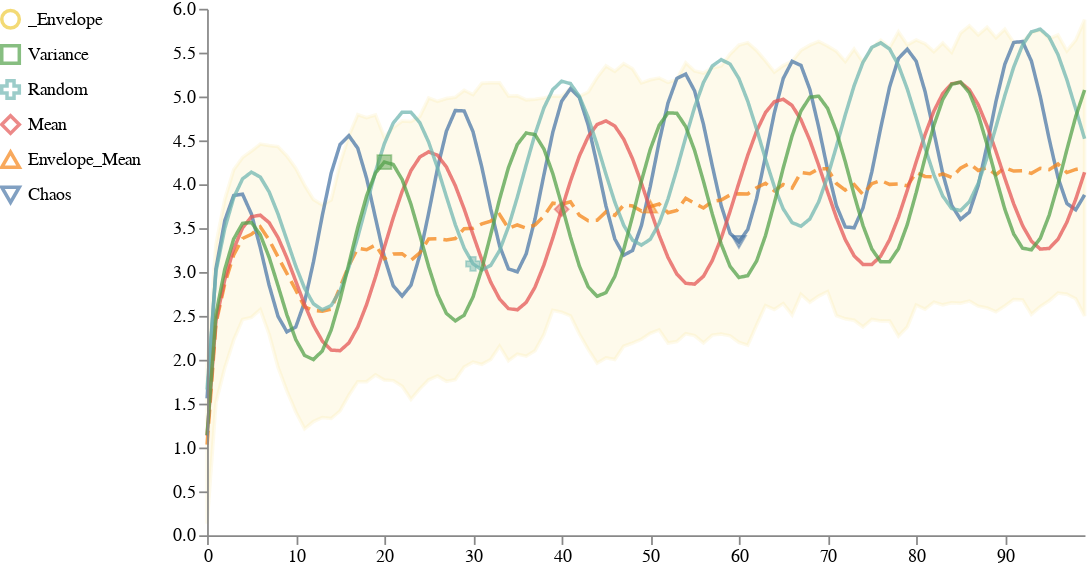
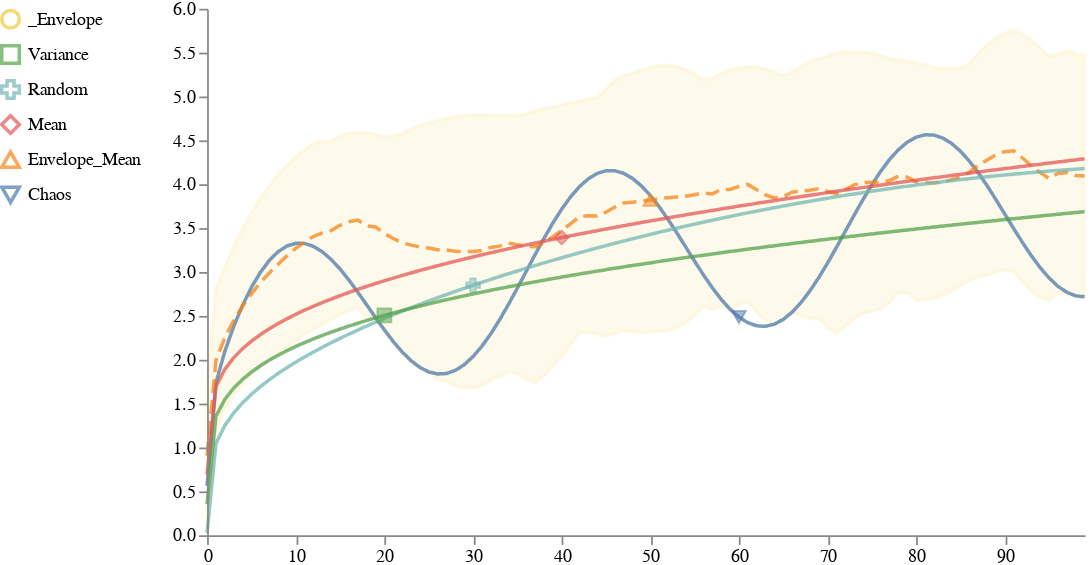

The code cell stored with these charts, in order, in its notebook:
### Code cell
name = "Freq_Change" #All_Changes
timepoint_list = []
sine_list = []
sample_list = []


def save_result(data, name, ref_ext):
    """Save new reference files"""
    _output_root = 'output'
    mode = "w" if ref_ext == "svg" else "wb"
    with open(os.path.join(_output_root, f"{name}.{ref_ext}"), mode) as f:
        f.write(data)
kmean = True
run_functions =   [name] #["Straight", "Amp_Change", "Freq_Change", "Phase_Change"]# #, [name]
n_cluster = 2
# create sine fucntions
def return_sine_function_3(function_name):
        if function_name == "Straight":
                a, b, c, d = 0, 0, 0, random.uniform(0, 2)
                a2, b2, c2, d2 = 0, 0, 0, 1
        if function_name == "Amp_Change":
                a, b, c, d = 1*random.uniform(0, 2), .25, 2*np.pi, random.uniform(0, 2)
                a2, b2, c2, d2 = 1, .25, 2*np.pi, 1
        if function_name == "Freq_Change":
                a, b, c, d = 1, .25*random.uniform(0, 2), 2*np.pi, random.uniform(0, 2)
                a2, b2, c2, d2 = 1, .25, 2*np.pi, 1
        if function_name == "Phase_Change":
                a, b, c, d = 1, .25, 2*np.pi*random.uniform(0, 2), random.uniform(0, 2)
                a2, b2, c2, d2 = 1, .25, 2*np.pi, 1
        def sine_function(x):
                return np.power(x, .25) + a*np.sin(b*x + c) + d
        def sine_function_default(x):
                return np.power(x, .25) + a2*np.sin(b2*x + c2) + d2
        function_parameters_individual = {'a': a,  'b': b, 'c': c,  'd': d}
        function_parameters_default = {'a': a2, 'b': b2, 'c': c2, 'd': d2}
        
        return sine_function, sine_function_default, function_parameters_individual, function_parameters_default

function_dataframe = pd.DataFrame(columns=['functions', 'sample_id', 'a', 'b',  'c',  'd'])
function_list = []
j = 0
all_functions ={}
num_samples = 100

# create sine dataframes and save the parameters used
for funct_name in run_functions:
        for _ in range(num_samples):
                j+=1
                timepoint_list.extend([x for x in range(100)])
                sample_list.extend([j]*100)
                random_function,  sine_function_default, function_parameters_individual, function_parameters_default = return_sine_function_3(funct_name)

                function_parameters_individual['functions'] = funct_name
                function_parameters_individual['sample_id'] = j
                function_list.append(function_parameters_individual)
                sine_list.extend([random_function(x) for x in range(100)])
        all_functions[funct_name] = sine_function_default 
        function_parameters_default['functions'] = funct_name + " Default"
        function_parameters_default['sample_id'] = None

#keep track of parameters
function_dataframe = pd.DataFrame(function_list)
function_default_dataframe =  pd.DataFrame(function_parameters_default, index=[0])


sine_distribution= pd.DataFrame({'timepoint_id' : timepoint_list,
                   'sample_id' : sample_list,
                   'Example': sine_list})


traces_list = []   

# get examplary lines
#change kmean here to use clustering
examplary_line, trajectory_dict = pyciemss.visuals.trajectories.select_traces(sine_distribution,  select_by_list = ['mean', "variance", 'chaos', 'random'], kmean=kmean, n_clusters = n_cluster)
# get the sample'id for the examplary data used per sample_id and select_by
best_samples_cluster = examplary_line[['sample_id', 'select_by', 'cluster']].drop_duplicates()
best_samples_df_list = []
parameters_by_sample_id_list = []
# for each cluster create a new plot
for cluster in list(np.unique(examplary_line['cluster'])): 
        # for distribution only use the sample_ids in the cluster
       
        cluster_sample_id = trajectory_dict[cluster.lower()]['cluster_sample_id']  
        cluster_sine_distribution =  sine_distribution[sine_distribution["sample_id"].isin(cluster_sample_id)]
        current_cluster_df = examplary_line[examplary_line['cluster'] == cluster]
        current_cluster_df = current_cluster_df.reset_index()
        # get right format to use as traces
        examplary_lines_pivot = current_cluster_df[['examplary_line', 'envelope_mean', 'timepoint', 'select_by']].pivot_table(
        values="examplary_line", index = ["timepoint", 'envelope_mean'], columns="select_by"
        )
        examplary_lines_pivot = examplary_lines_pivot.reset_index()
        examplary_lines_pivot = examplary_lines_pivot.rename(columns = {'envelope_mean': 'Envelope_Mean'})
        if len(run_functions) == 1 and not kmean:
                # get baseline for sine functions
                for function_name, function in all_functions.items():
                        examplary_lines_pivot["Baseline_" + function_name.title()] = [function(x) for x in range(100)]
        cluster_sine_distribution = cluster_sine_distribution.rename(columns = {'Example': '_Envelope'})
        #plot the traces along with the baselines
        schema = plots.trajectories(cluster_sine_distribution[['timepoint_id', 'sample_id', '_Envelope']], traces = examplary_lines_pivot)
        path = "{}_{}_{}_{}".format(name, cluster, str(len(cluster_sample_id)), str(num_samples))
        image = plots.ipy_display(schema, format="PNG").data
        save_result(image, path, "png")
        plots.ipy_display(schema, format="interactive")

        # get average and std of parameter cluster
        all_parameters_cluster = cluster_sine_distribution.merge(function_dataframe, how="inner", on="sample_id")[['sample_id', 'a', 'b', 'c', 'd']]
        parameters_by_sample_id = all_parameters_cluster.groupby("sample_id").agg(np.mean)
        parameters_by_sample_id  = parameters_by_sample_id.agg([np.mean, np.std]).reset_index()
        parameters_by_sample_id['cluster'] = cluster
        parameters_by_sample_id['num'] = len(cluster_sample_id)
        parameters_by_sample_id_list.append(parameters_by_sample_id)

parameters_metrics = pd.concat(parameters_by_sample_id_list)

parameters_metrics.to_csv("output/{}_{}parameter_info.csv".format(name,kmean))
if len(run_functions) == 1 and not kmean:
        # clean up table to get the parameters of the samples id's used for examplary
        all_clusters = best_samples_cluster.merge(function_dataframe, how="inner", on="sample_id")
        all_clusters = pd.concat([all_clusters, function_default_dataframe])[['functions', 'select_by', 'a', 'b', 'c', 'd']]
        all_clusters = all_clusters.rename(columns = {'functions': 'Function Name', 'select_by': "Selection Method"})
        all_clusters["Function Name"] = all_clusters["Function Name"].apply(lambda x: x.replace("_", " ").title())
        all_clusters["Examplar #"] = all_clusters["Selection Method"].apply(lambda x: 1 if len(str(x).split("_")) < 2 else str(x).split("_")[1])
        all_clusters["Selection Method"] = all_clusters["Selection Method"].apply(lambda x:  str(x).split("_")[0])
        all_clusters = all_clusters.round(2)


        all_clusters.to_csv("output/{}.csv".format(name))
        # table with sine variables of starting function and the formula of the best select_by lines and metrics1

### Figure 1 — Vega specification as saved in the notebook (floating-point values rounded to 4 significant figures; data arrays with more than 128 entries replaced by an {"elided": "..."} marker saying what was removed)
{"$schema": "https://vega.github.io/schema/vega/v5.json", "axes": [{"name": "x_axis", "orient": "bottom", "scale": "xscale", "zindex": 100}, {"name": "y_axis", "orient": "left", "scale": "yscale", "zindex": 100}], "background": "white", "data": [{"name": "distributions", "transform": [{"sort": {"field": ["trajectory", "timepoint"]}, "type": "collect"}], "values": [{"lower": 0.1327, "timepoint": 0, "trajectory": "_Envelope", "upper": 1.935}, {"lower": 1.511, "timepoint": 1, "trajectory": "_Envelope", "upper": 3.313}, {"lower": 1.91, "timepoint": 2, "trajectory": "_Envelope", "upper": 3.83}, {"lower": 2.224, "timepoint": 3, "trajectory": "_Envelope", "upper": 4.165}, {"lower": 2.459, "timepoint": 4, "trajectory": "_Envelope", "upper": 4.306}, {"lower": 2.483, "timepoint": 5, "trajectory": "_Envelope", "upper": 4.379}, {"lower": 2.572, "timepoint": 6, "trajectory": "_Envelope", "upper": 4.458}, {"lower": 2.292, "timepoint": 7, "trajectory": "_Envelope", "upper": 4.441}, {"lower": 1.916, "timepoint": 8, "trajectory": "_Envelope", "upper": 4.429}, {"lower": 1.646, "timepoint": 9, "trajectory": "_Envelope", "upper": 4.323}, {"lower": 1.408, "timepoint": 10, "trajectory": "_Envelope", "upper": 4.184}, {"lower": 1.213, "timepoint": 11, "trajectory": "_Envelope", "upper": 3.991}, {"lower": 1.296, "timepoint": 12, "trajectory": "_Envelope", "upper": 3.826}, {"lower": 1.342, "timepoint": 13, "trajectory": "_Envelope", "upper": 3.765}, {"lower": 1.331, "timepoint": 14, "trajectory": "_Envelope", "upper": 3.822}, {"lower": 1.417, "timepoint": 15, "trajectory": "_Envelope", "upper": 4.238}, {"lower": 1.596, "timepoint": 16, "trajectory": "_Envelope", "upper": 4.553}, {"lower": 1.751, "timepoint": 17, "trajectory": "_Envelope", "upper": 4.794}, {"lower": 1.75, "timepoint": 18, "trajectory": "_Envelope", "upper": 4.759}, {"lower": 1.828, "timepoint": 19, "trajectory": "_Envelope", "upper": 4.791}, {"lower": 1.768, "timepoint": 20, "trajectory": "_Envelope", "upper": 4.536}, {"lower": 1.762, "timepoint": 21, "trajectory": "_Envelope", "upper": 4.647}, {"lower": 1.697, "timepoint": 22, "trajectory": "_Envelope", "upper": 4.722}, {"lower": 1.55, "timepoint": 23, "trajectory": "_Envelope", "upper": 4.716}, {"lower": 1.668, "timepoint": 24, "trajectory": "_Envelope", "upper": 4.771}, {"lower": 1.772, "timepoint": 25, "trajectory": "_Envelope", "upper": 4.983}, {"lower": 1.815, "timepoint": 26, "trajectory": "_Envelope", "upper": 4.946}, {"lower": 1.754, "timepoint": 27, "trajectory": "_Envelope", "upper": 4.977}, {"lower": 1.773, "timepoint": 28, "trajectory": "_Envelope", "upper": 4.991}, {"lower": 1.918, "timepoint": 29, "trajectory": "_Envelope", "upper": 5.071}, {"lower": 1.973, "timepoint": 30, "trajectory": "_Envelope", "upper": 5.023}, {"lower": 1.947, "timepoint": 31, "trajectory": "_Envelope", "upper": 5.151}, {"lower": 2.003, "timepoint": 32, "trajectory": "_Envelope", "upper": 5.157}, {"lower": 2.155, "timepoint": 33, "trajectory": "_Envelope", "upper": 5.157}, {"lower": 1.989, "timepoint": 34, "trajectory": "_Envelope", "upper": 5.007}, {"lower": 2.064, "timepoint": 35, "trajectory": "_Envelope", "upper": 5.008}, {"lower": 2.04, "timepoint": 36, "trajectory": "_Envelope", "upper": 4.962}, {"lower": 2.103, "timepoint": 37, "trajectory": "_Envelope", "upper": 4.97}, {"lower": 2.287, "timepoint": 38, "trajectory": "_Envelope", "upper": 4.985}, {"lower": 2.564, "timepoint": 39, "trajectory": "_Envelope", "upper": 5.006}, {"lower": 2.542, "timepoint": 40, "trajectory": "_Envelope", "upper": 5.002}, {"lower": 2.5, "timepoint": 41, "trajectory": "_Envelope", "upper": 5.099}, {"lower": 2.294, "timepoint": 42, "trajectory": "_Envelope", "upper": 5.001}, {"lower": 2.118, "timepoint": 43, "trajectory": "_Envelope", "upper": 5.052}, {"lower": 1.961, "timepoint": 44, "trajectory": "_Envelope", "upper": 5.218}, {"lower": 2.021, "timepoint": 45, "trajectory": "_Envelope", "upper": 5.349}, {"lower": 2.003, "timepoint": 46, "trajectory": "_Envelope", "upper": 5.288}, {"lower": 2.154, "timepoint": 47, "trajectory": "_Envelope", "upper": 5.374}, {"lower": 2.191, "timepoint": 48, "trajectory": "_Envelope", "upper": 5.317}, {"lower": 2.233, "timepoint": 49, "trajectory": "_Envelope", "upper": 5.156}, {"lower": 2.301, "timepoint": 50, "trajectory": "_Envelope", "upper": 5.191}, {"lower": 2.34, "timepoint": 51, "trajectory": "_Envelope", "upper": 5.211}, {"lower": 2.19, "timepoint": 52, "trajectory": "_Envelope", "upper": 5.161}, {"lower": 2.207, "timepoint": 53, "trajectory": "_Envelope", "upper": 5.196}, {"lower": 2.297, "timepoint": 54, "trajectory": "_Envelope", "upper": 5.384}, {"lower": 2.275, "timepoint": 55, "trajectory": "_Envelope", "upper": 5.291}, {"lower": 2.192, "timepoint": 56, "trajectory": "_Envelope", "upper": 5.268}, {"lower": 2.282, "timepoint": 57, "trajectory": "_Envelope", "upper": 5.329}, {"lower": 2.292, "timepoint": 58, "trajectory": "_Envelope", "upper": 5.349}, {"lower": 2.273, "timepoint": 59, "trajectory": "_Envelope", "upper": 5.483}, {"lower": 2.198, "timepoint": 60, "trajectory": "_Envelope", "upper": 5.585}, {"lower": 2.166, "timepoint": 61, "trajectory": "_Envelope", "upper": 5.615}, {"lower": 2.397, "timepoint": 62, "trajectory": "_Envelope", "upper": 5.523}, {"lower": 2.617, "timepoint": 63, "trajectory": "_Envelope", "upper": 5.406}, {"lower": 2.573, "timepoint": 64, "trajectory": "_Envelope", "upper": 5.279}, {"lower": 2.641, "timepoint": 65, "trajectory": "_Envelope", "upper": 5.352}, {"lower": 2.512, "timepoint": 66, "trajectory": "_Envelope", "upper": 5.4}, {"lower": 2.744, "timepoint": 67, "trajectory": "_Envelope", "upper": 5.526}, {"lower": 2.655, "timepoint": 68, "trajectory": "_Envelope", "upper": 5.585}, {"lower": 2.726, "timepoint": 69, "trajectory": "_Envelope", "upper": 5.628}, {"lower": 2.776, "timepoint": 70, "trajectory": "_Envelope", "upper": 5.575}, {"lower": 2.503, "timepoint": 71, "trajectory": "_Envelope", "upper": 5.515}, {"lower": 2.467, "timepoint": 72, "trajectory": "_Envelope", "upper": 5.401}, {"lower": 2.45, "timepoint": 73, "trajectory": "_Envelope", "upper": 5.542}, {"lower": 2.374, "timepoint": 74, "trajectory": "_Envelope", "upper": 5.39}, {"lower": 2.46, "timepoint": 75, "trajectory": "_Envelope", "upper": 5.555}, {"lower": 2.443, "timepoint": 76, "trajectory": "_Envelope", "upper": 5.642}, {"lower": 2.441, "timepoint": 77, "trajectory": "_Envelope", "upper": 5.557}, {"lower": 2.27, "timepoint": 78, "trajectory": "_Envelope", "upper": 5.738}, {"lower": 2.374, "timepoint": 79, "trajectory": "_Envelope", "upper": 5.589}, {"lower": 2.622, "timepoint": 80, "trajectory": "_Envelope", "upper": 5.645}, {"lower": 2.577, "timepoint": 81, "trajectory": "_Envelope", "upper": 5.602}, {"lower": 2.656, "timepoint": 82, "trajectory": "_Envelope", "upper": 5.513}, {"lower": 2.626, "timepoint": 83, "trajectory": "_Envelope", "upper": 5.609}, {"lower": 2.65, "timepoint": 84, "trajectory": "_Envelope", "upper": 5.505}, {"lower": 2.644, "timepoint": 85, "trajectory": "_Envelope", "upper": 5.722}, {"lower": 2.669, "timepoint": 86, "trajectory": "_Envelope", "upper": 5.805}, {"lower": 2.611, "timepoint": 87, "trajectory": "_Envelope", "upper": 5.703}, {"lower": 2.591, "timepoint": 88, "trajectory": "_Envelope", "upper": 5.79}, {"lower": 2.547, "timepoint": 89, "trajectory": "_Envelope", "upper": 5.671}, {"lower": 2.613, "timepoint": 90, "trajectory": "_Envelope", "upper": 5.767}, {"lower": 2.686, "timepoint": 91, "trajectory": "_Envelope", "upper": 5.615}, {"lower": 2.682, "timepoint": 92, "trajectory": "_Envelope", "upper": 5.625}, {"lower": 2.518, "timepoint": 93, "trajectory": "_Envelope", "upper": 5.73}, {"lower": 2.606, "timepoint": 94, "trajectory": "_Envelope", "upper": 5.758}, {"lower": 2.672, "timepoint": 95, "trajectory": "_Envelope", "upper": 5.659}, {"lower": 2.76, "timepoint": 96, "trajectory": "_Envelope", "upper": 5.701}, {"lower": 2.747, "timepoint": 97, "trajectory": "_Envelope", "upper": 5.521}, {"lower": 2.696, "timepoint": 98, "trajectory": "_Envelope", "upper": 5.642}, {"lower": 2.5, "timepoint": 99, "trajectory": "_Envelope", "upper": 5.874}]}, {"name": "traces", "transform": [{"expr": "isValid(datum.value)", "type": "filter"}, {"sort": {"field": ["trajectory", "timepoint"]}, "type": "collect"}], "values": {"elided": "500 records"}}, {"name": "points", "values": []}, {"name": "markers", "values": []}, {"name": "selected", "on": [{"remove": true, "trigger": "clear"}, {"remove": true, "trigger": "!shift"}, {"insert": "clicked", "trigger": "!shift && clicked"}, {"toggle": "clicked", "trigger": "shift && clicked"}]}, {"name": "selectedData", "on": [{"remove": true, "trigger": "clearData"}, {"toggle": "clickedData", "trigger": "clickedData"}]}], "height": 300, "legends": [{"encode": {"labels": {"interactive": true, "name": "legendLabel", "update": {"opacity": [{"test": "!length(data('selectedData')) || indata('selectedData', 'value', datum.value)", "value": 1}, {"value": 0.25}]}}, "symbols": {"interactive": true, "name": "legendSymbol", "update": {"fill": {"value": "transparent"}, "opacity": [{"test": "!length(data('selected')) || indata('selected', 'value', datum.value) || indata('selectedData', 'value', datum.value)", "value": 0.7}, {"value": 0.15}], "strokeWidth": {"value": 2}}}}, "labelFontSize": 10, "name": "color_legend", "orient": "left", "shape": "shape1", "stroke": "color"}], "marks": [{"from": {"facet": {"data": "points", "groupby": "trajectory", "name": "points_split"}}, "marks": [{"encode": {"hover": {"fillOpacity": {"value": 0.9}}, "update": {"fill": {"field": "trajectory", "scale": "color"}, "fillOpacity": [{"test": "!length(data('selected')) || indata('selected', 'value', datum.trajectory)", "value": 0.5}, {"value": 0.15}], "size": {"value": 35}, "stroke": {"field": "trajectory", "scale": "color"}, "strokeOpacity": [{"test": "!length(data('selected')) || indata('selected', 'value', datum.trajectory)", "value": 0.75}, {"value": 0.15}], "strokeWidth": {"value": 2}, "tooltip": {"field": "value"}, "x": {"field": "timepoint", "scale": "xscale"}, "y": {"field": "value", "scale": "yscale"}}}, "from": {"data": "points_split"}, "name": "_points_symbol", "type": "symbol", "zindex": 3}, {"encode": {"hover": {"fillOpacity": {"value": 0.9}}, "update": {"interpolate": {"value": "linear"}, "stroke": {"field": "trajectory", "scale": "color"}, "strokeDash": {"value": [5, 3]}, "strokeOpacity": [{"test": "!length(data('selected')) || indata('selected', 'value', datum.trajectory)", "value": 0.3}, {"value": 0.1}], "strokeWidth": {"value": 2}, "x": {"field": "timepoint", "scale": "xscale"}, "y": {"field": "value", "scale": "yscale"}}}, "from": {"data": "points_split"}, "name": "_points_line", "type": "line", "zindex": 3}], "name": "_points", "type": "group", "zindex": 3}, {"from": {"facet": {"data": "traces", "groupby": "trajectory", "name": "traces_split"}}, "marks": [{"encode": {"hover": {"fillOpacity": {"value": 0.9}}, "update": {"interpolate": {"value": "linear"}, "stroke": {"field": "trajectory", "scale": "color"}, "strokeDash": [{"test": "indexof(datum.trajectory, 'Baseline') != -1 || indexof(datum.trajectory, 'Envelope') != -1", "value": [8, 4]}, {"value": [1, 0]}], "strokeOpacity": [{"test": "!length(data('selected')) || indata('selected', 'value', datum.trajectory)", "value": 0.75}, {"value": 0.15}], "strokeWidth": {"value": 2}, "x": {"field": "timepoint", "scale": "xscale"}, "y": {"field": "value", "scale": "yscale"}}}, "from": {"data": "traces_split"}, "name": "_traces_lines", "type": "line"}, {"encode": {"hover": {"fillOpacity": {"value": 0.9}}, "update": {"fill": {"field": "trajectory", "scale": "color"}, "fillOpacity": [{"test": "datum.timepoint == scale('symbol_placement', datum.trajectory)", "value": 0.5}, {"value": 0}], "shape": {"field": "trajectory", "scale": "shape1"}, "stroke": {"field": "trajectory", "scale": "color"}, "strokeOpacity": [{"test": "datum.timepoint == scale('symbol_placement', datum.trajectory)", "value": 0.5}, {"value": 0}], "strokeWidth": {"value": 1}, "x": {"field": "timepoint", "scale": "xscale"}, "y": {"field": "value", "scale": "yscale"}}}, "from": {"data": "traces_split"}, "name": "_traces_symbol", "type": "symbol"}], "name": "_traces", "type": "group", "zindex": 2}, {"from": {"facet": {"data": "distributions", "groupby": "trajectory", "name": "trajectory_split"}}, "marks": [{"encode": {"hover": {"fillOpacity": {"value": 0.9}}, "update": {"fill": {"field": "trajectory", "scale": "color"}, "fillOpacity": [{"test": "!length(data('selected')) || indata('selected', 'value', datum.trajectory)", "value": 0.1}, {"value": 0.05}], "interpolate": {"value": "linear"}, "stroke": {"field": "trajectory", "scale": "color"}, "strokeOpacity": [{"test": "!length(data('selected')) || indata('selected', 'value', datum.trajectory)", "value": 0.1}, {"value": 0.05}], "strokeWidth": {"value": 2}, "x": {"field": "timepoint", "scale": "xscale"}, "y": {"field": "upper", "scale": "yscale"}, "y2": {"field": "lower", "scale": "yscale"}}}, "from": {"data": "trajectory_split"}, "interactive": true, "name": "area", "type": "area"}], "name": "_distributions", "type": "group", "zindex": 1}, {"marks": [{"encode": {"enter": {"stroke": {"value": "lightgray"}}, "update": {"opacity": {"value": 1}, "x": {"field": "timepoint", "scale": "xscale"}, "y": {"signal": "height"}, "y2": {"value": 0}}}, "from": {"data": "markers"}, "name": "_marker text", "type": "rule"}, {"encode": {"enter": {"fontSize": {"value": 8}, "text": {"field": "datum.label"}, "y": {"value": 0}}}, "from": {"data": "_marker text"}, "name": "_marker flags", "transform": [{"as": ["x", "_y", "opacity", "align", "baseline"], "lineAnchor": "start", "offset": [1], "size": {"signal": "[width, height]"}, "type": "label"}], "type": "text"}], "name": "_markers", "type": "group"}], "scales": [{"domain": {"fields": [{"data": "distributions", "field": "timepoint"}, {"data": "traces", "field": "timepoint"}, {"data": "points", "field": "timepoint"}, {"data": "markers", "field": "timepoint"}]}, "name": "xscale", "range": "width", "type": "linear", "zero": false}, {"domain": {"fields": [{"data": "distributions", "field": "lower"}, {"data": "distributions", "field": "upper"}, {"data": "traces", "field": "value"}, {"data": "points", "field": "value"}]}, "name": "yscale", "nice": true, "range": "height", "type": "linear", "zero": true}, {"domain": {"fields": [{"data": "distributions", "field": "trajectory"}, {"data": "traces", "field": "trajectory"}, {"data": "points", "field": "trajectory"}], "sort": {"order": "ascending"}}, "name": "color", "range": "category", "type": "ordinal"}, {"domain": {"fields": [{"data": "distributions", "field": "trajectory"}, {"data": "traces", "field": "trajectory"}, {"data": "points", "field": "trajectory"}], "sort": {"order": "descending"}}, "name": "shape1", "range": ["circle", "square", "cross", "diamond", "triangle-up", "triangle-down", "triangle-right", "triangle-left", "arrow", "wedge", "triangle"], "type": "ordinal"}, {"domain": {"fields": [{"data": "distributions", "field": "trajectory"}, {"data": "traces", "field": "trajectory"}, {"data": "points", "field": "trajectory"}], "sort": {"order": "descending"}}, "name": "symbol_placement", "range": [10, 20, 30, 40, 50, 60, 70, 80], "type": "ordinal"}], "signals": [{"name": "clear", "on": [{"events": "mouseup[!event.item]", "force": true, "update": "true"}], "value": true}, {"name": "shift", "on": [{"events": "@legendSymbol:click, @legendLabel:click", "force": true, "update": "event.shiftKey"}], "value": false}, {"name": "clicked", "on": [{"events": "@legendSymbol:click, @legendLabel:click", "force": true, "update": "{value: datum.value}"}], "value": null}, {"name": "clearData", "on": [{"events": "mouseup[!event.item]", "force": true, "update": "true"}], "value": true}, {"name": "clickedData", "on": [{"events": "@area:click", "force": true, "update": "{value: datum.trajectory}"}], "value": null}], "width": 500}

### Figure 2 — Vega specification as saved in the notebook (floating-point values rounded to 4 significant figures; data arrays with more than 128 entries replaced by an {"elided": "..."} marker saying what was removed)
{"$schema": "https://vega.github.io/schema/vega/v5.json", "axes": [{"name": "x_axis", "orient": "bottom", "scale": "xscale", "zindex": 100}, {"name": "y_axis", "orient": "left", "scale": "yscale", "zindex": 100}], "background": "white", "data": [{"name": "distributions", "transform": [{"sort": {"field": ["trajectory", "timepoint"]}, "type": "collect"}], "values": [{"lower": 0.08014, "timepoint": 0, "trajectory": "_Envelope", "upper": 1.728}, {"lower": 1.168, "timepoint": 1, "trajectory": "_Envelope", "upper": 2.821}, {"lower": 1.443, "timepoint": 2, "trajectory": "_Envelope", "upper": 3.062}, {"lower": 1.595, "timepoint": 3, "trajectory": "_Envelope", "upper": 3.297}, {"lower": 1.719, "timepoint": 4, "trajectory": "_Envelope", "upper": 3.499}, {"lower": 1.825, "timepoint": 5, "trajectory": "_Envelope", "upper": 3.678}, {"lower": 1.92, "timepoint": 6, "trajectory": "_Envelope", "upper": 3.838}, {"lower": 1.993, "timepoint": 7, "trajectory": "_Envelope", "upper": 3.981}, {"lower": 2.069, "timepoint": 8, "trajectory": "_Envelope", "upper": 4.109}, {"lower": 2.147, "timepoint": 9, "trajectory": "_Envelope", "upper": 4.221}, {"lower": 2.22, "timepoint": 10, "trajectory": "_Envelope", "upper": 4.318}, {"lower": 2.284, "timepoint": 11, "trajectory": "_Envelope", "upper": 4.4}, {"lower": 2.344, "timepoint": 12, "trajectory": "_Envelope", "upper": 4.466}, {"lower": 2.402, "timepoint": 13, "trajectory": "_Envelope", "upper": 4.491}, {"lower": 2.457, "timepoint": 14, "trajectory": "_Envelope", "upper": 4.49}, {"lower": 2.51, "timepoint": 15, "trajectory": "_Envelope", "upper": 4.554}, {"lower": 2.561, "timepoint": 16, "trajectory": "_Envelope", "upper": 4.583}, {"lower": 2.59, "timepoint": 17, "trajectory": "_Envelope", "upper": 4.593}, {"lower": 2.469, "timepoint": 18, "trajectory": "_Envelope", "upper": 4.586}, {"lower": 2.459, "timepoint": 19, "trajectory": "_Envelope", "upper": 4.568}, {"lower": 2.339, "timepoint": 20, "trajectory": "_Envelope", "upper": 4.538}, {"lower": 2.206, "timepoint": 21, "trajectory": "_Envelope", "upper": 4.559}, {"lower": 2.087, "timepoint": 22, "trajectory": "_Envelope", "upper": 4.581}, {"lower": 1.985, "timepoint": 23, "trajectory": "_Envelope", "upper": 4.628}, {"lower": 1.903, "timepoint": 24, "trajectory": "_Envelope", "upper": 4.669}, {"lower": 1.846, "timepoint": 25, "trajectory": "_Envelope", "upper": 4.701}, {"lower": 1.777, "timepoint": 26, "trajectory": "_Envelope", "upper": 4.729}, {"lower": 1.752, "timepoint": 27, "trajectory": "_Envelope", "upper": 4.753}, {"lower": 1.7, "timepoint": 28, "trajectory": "_Envelope", "upper": 4.773}, {"lower": 1.677, "timepoint": 29, "trajectory": "_Envelope", "upper": 4.789}, {"lower": 1.676, "timepoint": 30, "trajectory": "_Envelope", "upper": 4.793}, {"lower": 1.699, "timepoint": 31, "trajectory": "_Envelope", "upper": 4.793}, {"lower": 1.768, "timepoint": 32, "trajectory": "_Envelope", "upper": 4.793}, {"lower": 1.8, "timepoint": 33, "trajectory": "_Envelope", "upper": 4.789}, {"lower": 1.866, "timepoint": 34, "trajectory": "_Envelope", "upper": 4.789}, {"lower": 1.839, "timepoint": 35, "trajectory": "_Envelope", "upper": 4.785}, {"lower": 1.783, "timepoint": 36, "trajectory": "_Envelope", "upper": 4.807}, {"lower": 1.741, "timepoint": 37, "trajectory": "_Envelope", "upper": 4.835}, {"lower": 1.811, "timepoint": 38, "trajectory": "_Envelope", "upper": 4.861}, {"lower": 1.917, "timepoint": 39, "trajectory": "_Envelope", "upper": 4.886}, {"lower": 2.037, "timepoint": 40, "trajectory": "_Envelope", "upper": 4.909}, {"lower": 2.168, "timepoint": 41, "trajectory": "_Envelope", "upper": 4.931}, {"lower": 2.307, "timepoint": 42, "trajectory": "_Envelope", "upper": 4.952}, {"lower": 2.312, "timepoint": 43, "trajectory": "_Envelope", "upper": 4.971}, {"lower": 2.288, "timepoint": 44, "trajectory": "_Envelope", "upper": 4.989}, {"lower": 2.272, "timepoint": 45, "trajectory": "_Envelope", "upper": 5.091}, {"lower": 2.294, "timepoint": 46, "trajectory": "_Envelope", "upper": 5.186}, {"lower": 2.33, "timepoint": 47, "trajectory": "_Envelope", "upper": 5.245}, {"lower": 2.315, "timepoint": 48, "trajectory": "_Envelope", "upper": 5.276}, {"lower": 2.308, "timepoint": 49, "trajectory": "_Envelope", "upper": 5.303}, {"lower": 2.309, "timepoint": 50, "trajectory": "_Envelope", "upper": 5.332}, {"lower": 2.319, "timepoint": 51, "trajectory": "_Envelope", "upper": 5.354}, {"lower": 2.337, "timepoint": 52, "trajectory": "_Envelope", "upper": 5.357}, {"lower": 2.368, "timepoint": 53, "trajectory": "_Envelope", "upper": 5.344}, {"lower": 2.414, "timepoint": 54, "trajectory": "_Envelope", "upper": 5.311}, {"lower": 2.503, "timepoint": 55, "trajectory": "_Envelope", "upper": 5.26}, {"lower": 2.612, "timepoint": 56, "trajectory": "_Envelope", "upper": 5.192}, {"lower": 2.568, "timepoint": 57, "trajectory": "_Envelope", "upper": 5.211}, {"lower": 2.615, "timepoint": 58, "trajectory": "_Envelope", "upper": 5.266}, {"lower": 2.575, "timepoint": 59, "trajectory": "_Envelope", "upper": 5.307}, {"lower": 2.621, "timepoint": 60, "trajectory": "_Envelope", "upper": 5.332}, {"lower": 2.656, "timepoint": 61, "trajectory": "_Envelope", "upper": 5.342}, {"lower": 2.539, "timepoint": 62, "trajectory": "_Envelope", "upper": 5.337}, {"lower": 2.439, "timepoint": 63, "trajectory": "_Envelope", "upper": 5.317}, {"lower": 2.403, "timepoint": 64, "trajectory": "_Envelope", "upper": 5.284}, {"lower": 2.48, "timepoint": 65, "trajectory": "_Envelope", "upper": 5.238}, {"lower": 2.537, "timepoint": 66, "trajectory": "_Envelope", "upper": 5.283}, {"lower": 2.498, "timepoint": 67, "trajectory": "_Envelope", "upper": 5.343}, {"lower": 2.469, "timepoint": 68, "trajectory": "_Envelope", "upper": 5.394}, {"lower": 2.465, "timepoint": 69, "trajectory": "_Envelope", "upper": 5.436}, {"lower": 2.369, "timepoint": 70, "trajectory": "_Envelope", "upper": 5.468}, {"lower": 2.297, "timepoint": 71, "trajectory": "_Envelope", "upper": 5.489}, {"lower": 2.37, "timepoint": 72, "trajectory": "_Envelope", "upper": 5.509}, {"lower": 2.471, "timepoint": 73, "trajectory": "_Envelope", "upper": 5.516}, {"lower": 2.531, "timepoint": 74, "trajectory": "_Envelope", "upper": 5.511}, {"lower": 2.55, "timepoint": 75, "trajectory": "_Envelope", "upper": 5.494}, {"lower": 2.575, "timepoint": 76, "trajectory": "_Envelope", "upper": 5.467}, {"lower": 2.649, "timepoint": 77, "trajectory": "_Envelope", "upper": 5.436}, {"lower": 2.767, "timepoint": 78, "trajectory": "_Envelope", "upper": 5.42}, {"lower": 2.757, "timepoint": 79, "trajectory": "_Envelope", "upper": 5.402}, {"lower": 2.676, "timepoint": 80, "trajectory": "_Envelope", "upper": 5.382}, {"lower": 2.68, "timepoint": 81, "trajectory": "_Envelope", "upper": 5.36}, {"lower": 2.697, "timepoint": 82, "trajectory": "_Envelope", "upper": 5.333}, {"lower": 2.728, "timepoint": 83, "trajectory": "_Envelope", "upper": 5.321}, {"lower": 2.782, "timepoint": 84, "trajectory": "_Envelope", "upper": 5.325}, {"lower": 2.841, "timepoint": 85, "trajectory": "_Envelope", "upper": 5.326}, {"lower": 2.897, "timepoint": 86, "trajectory": "_Envelope", "upper": 5.379}, {"lower": 2.945, "timepoint": 87, "trajectory": "_Envelope", "upper": 5.494}, {"lower": 2.96, "timepoint": 88, "trajectory": "_Envelope", "upper": 5.591}, {"lower": 3.004, "timepoint": 89, "trajectory": "_Envelope", "upper": 5.669}, {"lower": 3.019, "timepoint": 90, "trajectory": "_Envelope", "upper": 5.724}, {"lower": 3.008, "timepoint": 91, "trajectory": "_Envelope", "upper": 5.754}, {"lower": 2.888, "timepoint": 92, "trajectory": "_Envelope", "upper": 5.711}, {"lower": 2.776, "timepoint": 93, "trajectory": "_Envelope", "upper": 5.645}, {"lower": 2.708, "timepoint": 94, "trajectory": "_Envelope", "upper": 5.558}, {"lower": 2.678, "timepoint": 95, "trajectory": "_Envelope", "upper": 5.455}, {"lower": 2.764, "timepoint": 96, "trajectory": "_Envelope", "upper": 5.485}, {"lower": 2.746, "timepoint": 97, "trajectory": "_Envelope", "upper": 5.525}, {"lower": 2.716, "timepoint": 98, "trajectory": "_Envelope", "upper": 5.484}, {"lower": 2.715, "timepoint": 99, "trajectory": "_Envelope", "upper": 5.472}]}, {"name": "traces", "transform": [{"expr": "isValid(datum.value)", "type": "filter"}, {"sort": {"field": ["trajectory", "timepoint"]}, "type": "collect"}], "values": {"elided": "500 records"}}, {"name": "points", "values": []}, {"name": "markers", "values": []}, {"name": "selected", "on": [{"remove": true, "trigger": "clear"}, {"remove": true, "trigger": "!shift"}, {"insert": "clicked", "trigger": "!shift && clicked"}, {"toggle": "clicked", "trigger": "shift && clicked"}]}, {"name": "selectedData", "on": [{"remove": true, "trigger": "clearData"}, {"toggle": "clickedData", "trigger": "clickedData"}]}], "height": 300, "legends": [{"encode": {"labels": {"interactive": true, "name": "legendLabel", "update": {"opacity": [{"test": "!length(data('selectedData')) || indata('selectedData', 'value', datum.value)", "value": 1}, {"value": 0.25}]}}, "symbols": {"interactive": true, "name": "legendSymbol", "update": {"fill": {"value": "transparent"}, "opacity": [{"test": "!length(data('selected')) || indata('selected', 'value', datum.value) || indata('selectedData', 'value', datum.value)", "value": 0.7}, {"value": 0.15}], "strokeWidth": {"value": 2}}}}, "labelFontSize": 10, "name": "color_legend", "orient": "left", "shape": "shape1", "stroke": "color"}], "marks": [{"from": {"facet": {"data": "points", "groupby": "trajectory", "name": "points_split"}}, "marks": [{"encode": {"hover": {"fillOpacity": {"value": 0.9}}, "update": {"fill": {"field": "trajectory", "scale": "color"}, "fillOpacity": [{"test": "!length(data('selected')) || indata('selected', 'value', datum.trajectory)", "value": 0.5}, {"value": 0.15}], "size": {"value": 35}, "stroke": {"field": "trajectory", "scale": "color"}, "strokeOpacity": [{"test": "!length(data('selected')) || indata('selected', 'value', datum.trajectory)", "value": 0.75}, {"value": 0.15}], "strokeWidth": {"value": 2}, "tooltip": {"field": "value"}, "x": {"field": "timepoint", "scale": "xscale"}, "y": {"field": "value", "scale": "yscale"}}}, "from": {"data": "points_split"}, "name": "_points_symbol", "type": "symbol", "zindex": 3}, {"encode": {"hover": {"fillOpacity": {"value": 0.9}}, "update": {"interpolate": {"value": "linear"}, "stroke": {"field": "trajectory", "scale": "color"}, "strokeDash": {"value": [5, 3]}, "strokeOpacity": [{"test": "!length(data('selected')) || indata('selected', 'value', datum.trajectory)", "value": 0.3}, {"value": 0.1}], "strokeWidth": {"value": 2}, "x": {"field": "timepoint", "scale": "xscale"}, "y": {"field": "value", "scale": "yscale"}}}, "from": {"data": "points_split"}, "name": "_points_line", "type": "line", "zindex": 3}], "name": "_points", "type": "group", "zindex": 3}, {"from": {"facet": {"data": "traces", "groupby": "trajectory", "name": "traces_split"}}, "marks": [{"encode": {"hover": {"fillOpacity": {"value": 0.9}}, "update": {"interpolate": {"value": "linear"}, "stroke": {"field": "trajectory", "scale": "color"}, "strokeDash": [{"test": "indexof(datum.trajectory, 'Baseline') != -1 || indexof(datum.trajectory, 'Envelope') != -1", "value": [8, 4]}, {"value": [1, 0]}], "strokeOpacity": [{"test": "!length(data('selected')) || indata('selected', 'value', datum.trajectory)", "value": 0.75}, {"value": 0.15}], "strokeWidth": {"value": 2}, "x": {"field": "timepoint", "scale": "xscale"}, "y": {"field": "value", "scale": "yscale"}}}, "from": {"data": "traces_split"}, "name": "_traces_lines", "type": "line"}, {"encode": {"hover": {"fillOpacity": {"value": 0.9}}, "update": {"fill": {"field": "trajectory", "scale": "color"}, "fillOpacity": [{"test": "datum.timepoint == scale('symbol_placement', datum.trajectory)", "value": 0.5}, {"value": 0}], "shape": {"field": "trajectory", "scale": "shape1"}, "stroke": {"field": "trajectory", "scale": "color"}, "strokeOpacity": [{"test": "datum.timepoint == scale('symbol_placement', datum.trajectory)", "value": 0.5}, {"value": 0}], "strokeWidth": {"value": 1}, "x": {"field": "timepoint", "scale": "xscale"}, "y": {"field": "value", "scale": "yscale"}}}, "from": {"data": "traces_split"}, "name": "_traces_symbol", "type": "symbol"}], "name": "_traces", "type": "group", "zindex": 2}, {"from": {"facet": {"data": "distributions", "groupby": "trajectory", "name": "trajectory_split"}}, "marks": [{"encode": {"hover": {"fillOpacity": {"value": 0.9}}, "update": {"fill": {"field": "trajectory", "scale": "color"}, "fillOpacity": [{"test": "!length(data('selected')) || indata('selected', 'value', datum.trajectory)", "value": 0.1}, {"value": 0.05}], "interpolate": {"value": "linear"}, "stroke": {"field": "trajectory", "scale": "color"}, "strokeOpacity": [{"test": "!length(data('selected')) || indata('selected', 'value', datum.trajectory)", "value": 0.1}, {"value": 0.05}], "strokeWidth": {"value": 2}, "x": {"field": "timepoint", "scale": "xscale"}, "y": {"field": "upper", "scale": "yscale"}, "y2": {"field": "lower", "scale": "yscale"}}}, "from": {"data": "trajectory_split"}, "interactive": true, "name": "area", "type": "area"}], "name": "_distributions", "type": "group", "zindex": 1}, {"marks": [{"encode": {"enter": {"stroke": {"value": "lightgray"}}, "update": {"opacity": {"value": 1}, "x": {"field": "timepoint", "scale": "xscale"}, "y": {"signal": "height"}, "y2": {"value": 0}}}, "from": {"data": "markers"}, "name": "_marker text", "type": "rule"}, {"encode": {"enter": {"fontSize": {"value": 8}, "text": {"field": "datum.label"}, "y": {"value": 0}}}, "from": {"data": "_marker text"}, "name": "_marker flags", "transform": [{"as": ["x", "_y", "opacity", "align", "baseline"], "lineAnchor": "start", "offset": [1], "size": {"signal": "[width, height]"}, "type": "label"}], "type": "text"}], "name": "_markers", "type": "group"}], "scales": [{"domain": {"fields": [{"data": "distributions", "field": "timepoint"}, {"data": "traces", "field": "timepoint"}, {"data": "points", "field": "timepoint"}, {"data": "markers", "field": "timepoint"}]}, "name": "xscale", "range": "width", "type": "linear", "zero": false}, {"domain": {"fields": [{"data": "distributions", "field": "lower"}, {"data": "distributions", "field": "upper"}, {"data": "traces", "field": "value"}, {"data": "points", "field": "value"}]}, "name": "yscale", "nice": true, "range": "height", "type": "linear", "zero": true}, {"domain": {"fields": [{"data": "distributions", "field": "trajectory"}, {"data": "traces", "field": "trajectory"}, {"data": "points", "field": "trajectory"}], "sort": {"order": "ascending"}}, "name": "color", "range": "category", "type": "ordinal"}, {"domain": {"fields": [{"data": "distributions", "field": "trajectory"}, {"data": "traces", "field": "trajectory"}, {"data": "points", "field": "trajectory"}], "sort": {"order": "descending"}}, "name": "shape1", "range": ["circle", "square", "cross", "diamond", "triangle-up", "triangle-down", "triangle-right", "triangle-left", "arrow", "wedge", "triangle"], "type": "ordinal"}, {"domain": {"fields": [{"data": "distributions", "field": "trajectory"}, {"data": "traces", "field": "trajectory"}, {"data": "points", "field": "trajectory"}], "sort": {"order": "descending"}}, "name": "symbol_placement", "range": [10, 20, 30, 40, 50, 60, 70, 80], "type": "ordinal"}], "signals": [{"name": "clear", "on": [{"events": "mouseup[!event.item]", "force": true, "update": "true"}], "value": true}, {"name": "shift", "on": [{"events": "@legendSymbol:click, @legendLabel:click", "force": true, "update": "event.shiftKey"}], "value": false}, {"name": "clicked", "on": [{"events": "@legendSymbol:click, @legendLabel:click", "force": true, "update": "{value: datum.value}"}], "value": null}, {"name": "clearData", "on": [{"events": "mouseup[!event.item]", "force": true, "update": "true"}], "value": true}, {"name": "clickedData", "on": [{"events": "@area:click", "force": true, "update": "{value: datum.trajectory}"}], "value": null}], "width": 500}
